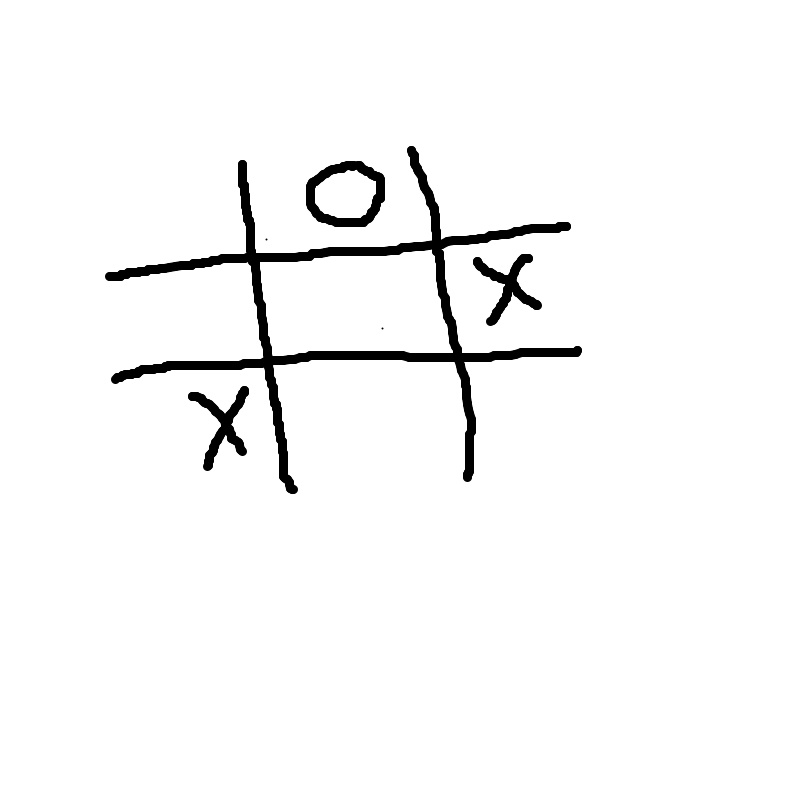
#> input picture PlanszeWejsciowe/p1.png, 800 x 800 px
$ python main.py   (older library calls are emulated)
#> lines starting #> are read from the running program, lines starting #| are printed output that depends on the picture; after the words box and inside, x2 and y2 are one past the last pixel; in counts of white or black regions, pixels touching at a corner belong together
### board_finding.py
import cv2
import numpy as np
import random

kernel = np.ones((5, 5), np.uint8)
minimalContourArea = 100

def delete_biggest_contour(contours):
    con = get_biggest_contour_index(contours)
    if con is not None and len(contours) > 1:
        contours.pop(con)


def get_biggest_contour_index(contours):
    con = None
    my_max = 0
    for i in range(len(contours)):
        if cv2.contourArea(contours[i]) > my_max:
            my_max = cv2.contourArea(contours[i])
            con = i
    return con


# [9 lines left out: function my_adaptive_canny, not called in this run]


def pre_process(image):
    result = cv2.GaussianBlur(image, (7, 7), 1)
    result = cv2.cvtColor(result, cv2.COLOR_BGRA2BGR)
    result = cv2.cvtColor(result, cv2.COLOR_BGR2GRAY)
    result = cv2.Canny(result, 50, 90, 3)
    result = cv2.adaptiveThreshold(result, 90, cv2.ADAPTIVE_THRESH_MEAN_C, cv2.THRESH_BINARY, 11, 2)
    result = cv2.morphologyEx(result, cv2.MORPH_CLOSE, kernel)
    return result


def get_approx_poly(contour):
    epsilon = cv2.arcLength(contour, True) * 0.02
    return cv2.approxPolyDP(contour, epsilon, True)


def find_and_manipulate_contours(img):
    _, contours, hierarchy = cv2.findContours(img, cv2.RETR_TREE, cv2.CHAIN_APPROX_NONE)
    assert (len(contours) > 0)
    delete_biggest_contour(contours)
    contours = [x for x in contours if
                cv2.contourArea(x) > minimalContourArea]
    return contours


def random_color():
    levels = range(128, 256, 32)
    return tuple(random.choice(levels) for _ in range(3))


def draw_contours_on_blank(img, contours):
    h, w, _ = np.shape(img)
    blank = np.zeros((h, w, 3), np.uint8)
    biggest_contour_index = get_biggest_contour_index(contours)
    if biggest_contour_index is not None:
        cv2.drawContours(blank, [contours[biggest_contour_index]], -1, (120, 140, 170), 1)
    return blank


def try_to_cut_board_coords(processed, contours):
    c = get_biggest_contour_index(contours)
    while c is not None and len(contours) > 1:
        if check_if_contour_looks_like_board(processed, contours[c]):
            break
        delete_biggest_contour(contours)
        c = get_biggest_contour_index(contours)
    if c is None:
        pass
    else:
        c = contours[c]
    x, y, w, h = cv2.boundingRect(c)
    cv2.rectangle(processed, (x, y), (x + w, y + h), random_color(), 2)

    return x, y, w, h


def check_if_contour_looks_like_board(processed, contour):
    not_valid_rect_to_hull = 2
    not_valid_threshold_w_h_ratio = 2
    contour = get_approx_poly(contour)
    x, y, w, h = cv2.boundingRect(contour)
    hull = cv2.convexHull(contour)
    rect_hull_ratio = 0
    if cv2.contourArea(hull) != 0:
        rect_hull_ratio = (w * h) / cv2.contourArea(hull)
    if rect_hull_ratio > not_valid_rect_to_hull:
        return False
    _, contours, hierarchy = cv2.findContours(processed, cv2.RETR_TREE, cv2.CHAIN_APPROX_NONE)
    if w / h > not_valid_threshold_w_h_ratio or h / w > not_valid_threshold_w_h_ratio:
        return False
    return True


def find_board(img_name):
    img_original = cv2.imread("./PlanszeWejsciowe/" + img_name)
    processed = pre_process(img_original)
    contours = find_and_manipulate_contours(processed)
    x, y, w, h = try_to_cut_board_coords(processed, contours)
    cropped = img_original[y: y + h, x: x + w]
    draw_contours_on_blank(img_original, contours)
    return cropped


def boards_finding(names):
    for i in range(len(names)):
        current_processing_name = names[i]
        found = find_board(current_processing_name)
#> in find_board, img_original is the input picture: shape (800, 800, 3); min 0, max 255, mean 247.2
#> in pre_process, `result = cv2.Canny(result, 50, 90, 3)`:
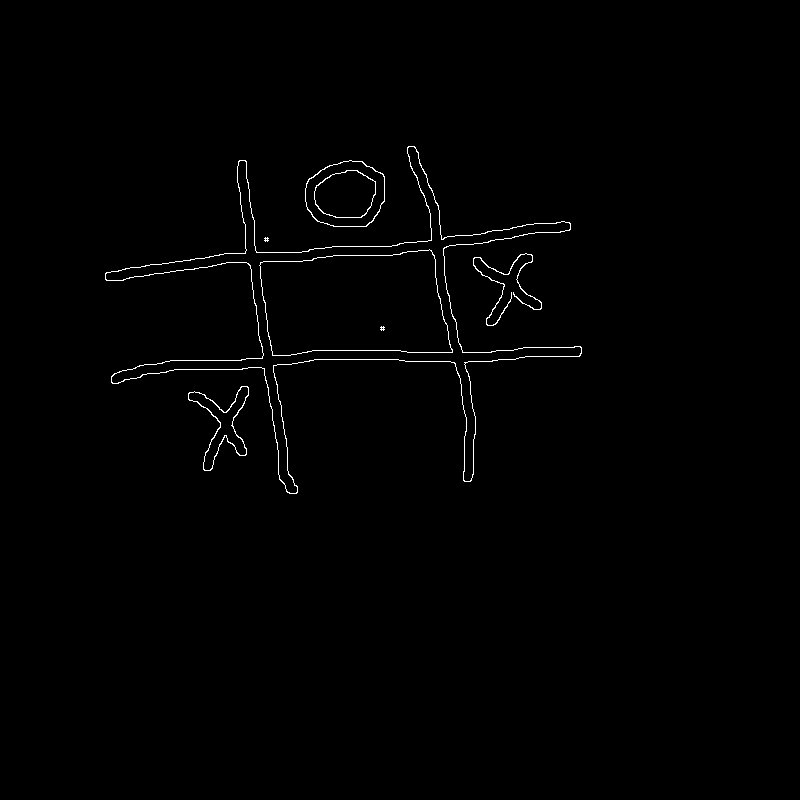
#> result: shape (800, 800); 0.71% white in thin lines or dots, all inside (x1, y1, x2, y2) = (105, 146, 582, 494)
#> in pre_process, `result = cv2.adaptiveThreshold(result, 90, cv2.ADAPTIVE_THRESH_MEAN_C,..`:
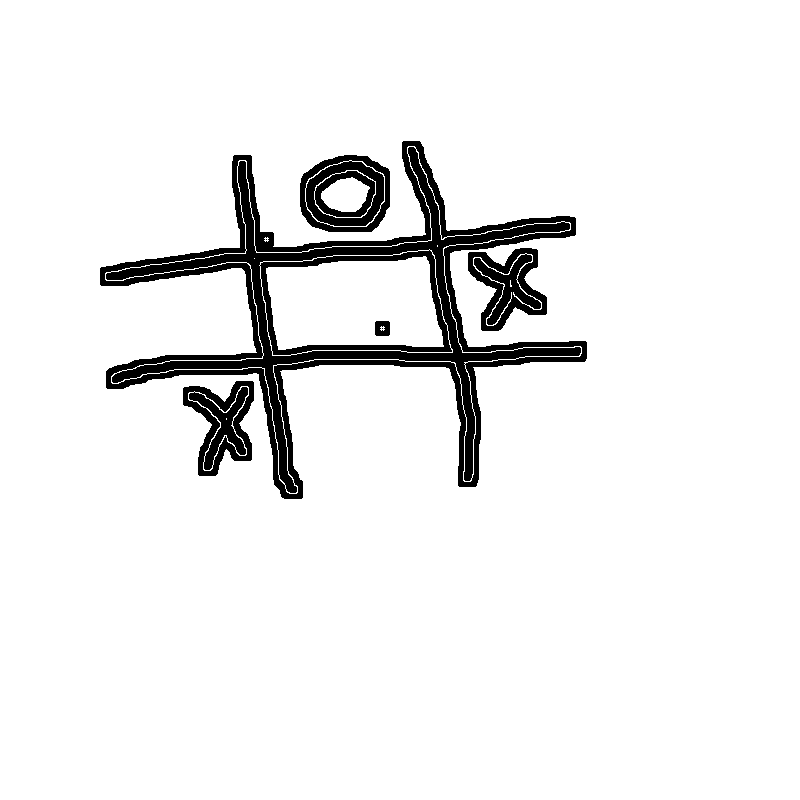
#> result: shape (800, 800); values 0 (black) and 90 (white), 93.4% white; 7 black regions (2 under 20 px), largest, box (x1, y1, x2, y2) and area: (100, 141, 587, 499) 30554, (300, 155, 390, 232) 4235, (183, 381, 254, 476) 3541, (468, 248, 547, 331) 3398, (375, 321, 390, 336) 204
#> in find_and_manipulate_contours, `_, contours, hierarchy = cv2.findContours(img, cv2.RETR_TREE, cv2.CHAI..`: contours = 26 contours, 6 with area under 20; largest, box (x1, y1, x2, y2) and area: (0, 0, 800, 800) 638401, (99, 140, 588, 500) 48816, (105, 146, 582, 494) 31557, (105, 146, 582, 494) 31384, (259, 249, 453, 356) 16844
#> the loop in get_biggest_contour_index, `for i in range(len(contours)):` made 26 passes
#> (my_max, con) on pass 1: (638401, 0)
#> after the loop in get_biggest_contour_index, `for i in range(len(contours)):`: con = 0; my_max = 638401
#> in delete_biggest_contour, `con = get_biggest_contour_index(contours)`: con = 0
#> in find_and_manipulate_contours, `contours = [x for x in contours if cv2.contourArea(x) > minimalContour..`: contours = 19 contours; largest, box (x1, y1, x2, y2) and area: (99, 140, 588, 500) 48816, (105, 146, 582, 494) 31557, (105, 146, 582, 494) 31384, (259, 249, 453, 356) 16844, (260, 250, 451, 356) 16816
#> the loop in get_biggest_contour_index (call 2), `for i in range(len(contours)):` made 19 passes
#> my_max on passes 1, 7, 13: 4115.5, 6054.5, 48816
#> in try_to_cut_board_coords, `c = get_biggest_contour_index(contours)`: c = 12
#> the loop in try_to_cut_board_coords, `while c is not None and len(contours) > 1:` made 1 pass
#> (not_valid_rect_to_hull in check_if_contour_looks_like_board, not_valid_threshold_w_h_ratio in check_if_contour_looks_like_board, x in check_if_contour_looks_like_board, y in check_if_contour_looks_like_board, w in check_if_contour_looks_like_board, h in check_if_contour_looks_like_board, rect_hull_ratio in check_if_contour_looks_like_board) on pass 1: (2, 2, 99, 140, 489, 360, 1.33)
#> in try_to_cut_board_coords, `c = contours[c]`: c = contour of 2576 points, box (x1, y1, x2, y2) (99, 140, 588, 500), area 48816
#> in try_to_cut_board_coords, `x, y, w, h = cv2.boundingRect(c)`: x = 99; y = 140; w = 489; h = 360
#> in try_to_cut_board_coords, `cv2.rectangle(processed, (x, y), (x + w, y + h), random_color(), 2)`:
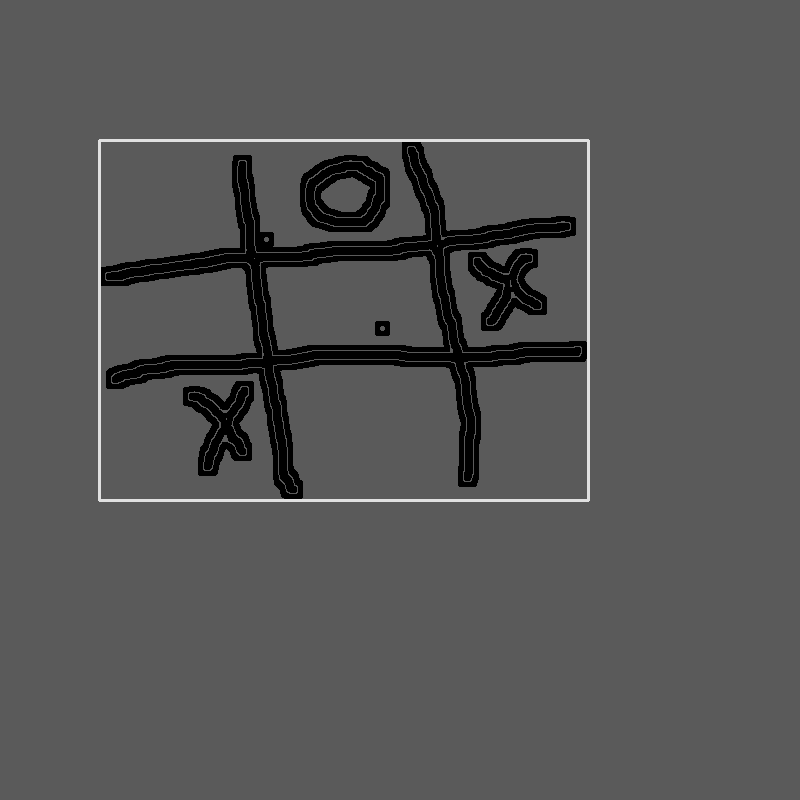
#> processed: shape (800, 800); min 0, max 224, mean 85.2
#> in find_board, `x, y, w, h = try_to_cut_board_coords(processed, contours)`: x = 99; y = 140; w = 489; h = 360
#> in find_board, `cropped = img_original[y: y + h, x: x + w]`:
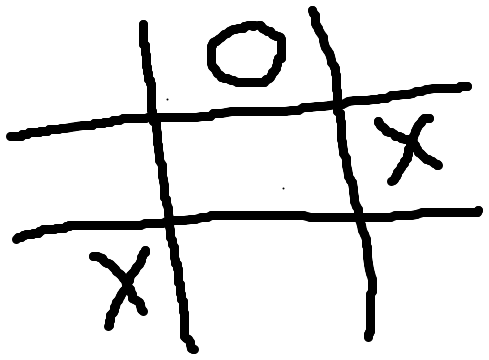
#> cropped: shape (360, 489, 3); min 0, max 255, mean 226.5
#> in draw_contours_on_blank, `biggest_contour_index = get_biggest_contour_index(contours)`: biggest_contour_index = 12
#> in draw_contours_on_blank, `cv2.drawContours(blank, [contours[biggest_contour_index]], -1, (120, 1..`:
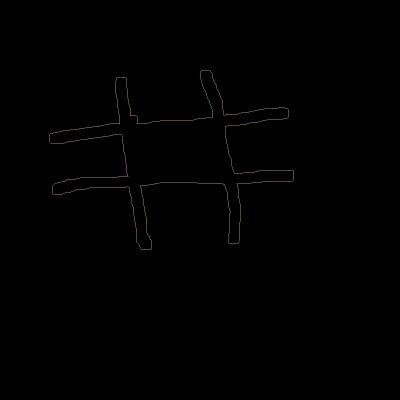
#> blank: shape (800, 800, 3) (shown at 1/2 size); mean of channels 0, 1, 2 0.5, 0.6, 0.7; drawn as B, G, R
        cv2.imwrite("./ZnalezionePlansze/" + names[i], found)
#> pass 2 of the loop in boards_finding, `for i in range(len(names)):`:
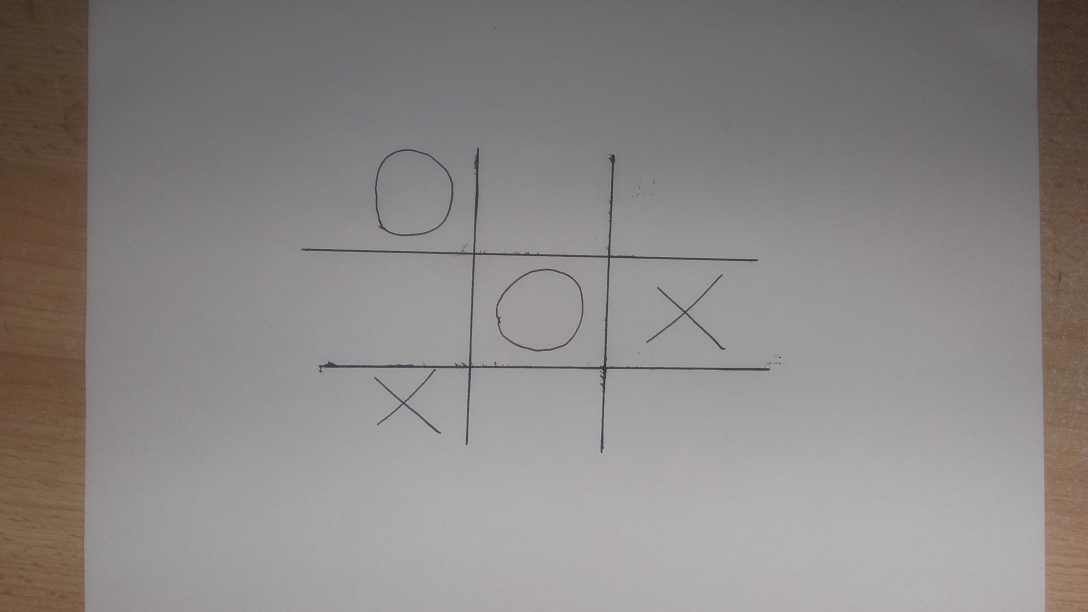
#> input picture PlanszeWejsciowe/p2.jpg, 3264 x 1836 px (shown at 1/3 size)
#> in find_board, img_original is the input picture: shape (1836, 3264, 3); mean B, G, R 133.3, 134.2, 138.8
#> in pre_process (call 2), `result = cv2.morphologyEx(result, cv2.MORPH_CLOSE, kernel)`:
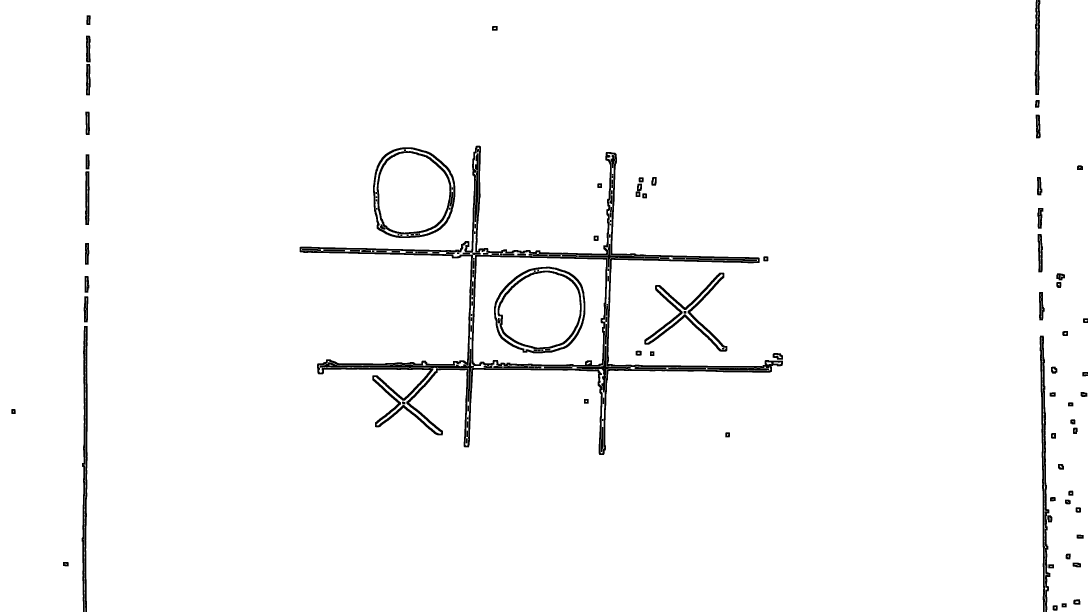
#> result: shape (1836, 3264) (shown at 1/3 size); values 0 (black) and 90 (white), 97.5% white; 71 black regions
#> in find_and_manipulate_contours (call 2), `_, contours, hierarchy = cv2.findContours(img, cv2.RETR_TREE, cv2.CHAI..`: contours = 248 contours, 53 with area under 20; largest, box (x1, y1, x2, y2) and area: (0, 0, 3264, 1836) 5960796, (898, 436, 2350, 1366) 223448, (904, 442, 2311, 1360) 164048, (1414, 764, 1824, 1101) 131626, (1420, 770, 1818, 1095) 121972
#> in find_and_manipulate_contours (call 2), `contours = [x for x in contours if cv2.contourArea(x) > minimalContour..`: contours = 125 contours; largest, box (x1, y1, x2, y2) and area: (898, 436, 2350, 1366) 223448, (904, 442, 2311, 1360) 164048, (1414, 764, 1824, 1101) 131626, (1420, 770, 1818, 1095) 121972, (1481, 799, 1757, 1061) 57781
#> the loop in try_to_cut_board_coords (call 2), `while c is not None and len(contours) > 1:` made 1 pass
#> (not_valid_rect_to_hull in check_if_contour_looks_like_board, not_valid_threshold_w_h_ratio in check_if_contour_looks_like_board, x in check_if_contour_looks_like_board, y in check_if_contour_looks_like_board, w in check_if_contour_looks_like_board, h in check_if_contour_looks_like_board, rect_hull_ratio in check_if_contour_looks_like_board) on pass 1: (2, 2, 898, 436, 1452, 930, 1.37)
#> processed: shape (1836, 3264)
#> in find_board (call 2), `x, y, w, h = try_to_cut_board_coords(processed, contours)`: x = 898; y = 436; w = 1452; h = 930
#> cropped: shape (930, 1452, 3)
#> biggest_contour_index = 59
#> in draw_contours_on_blank (call 2), `cv2.drawContours(blank, [contours[biggest_contour_index]], -1, (120, 1..`:
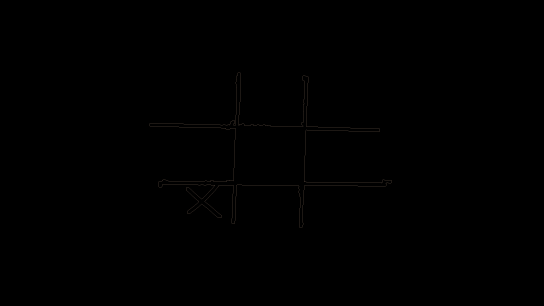
#> blank: shape (1836, 3264, 3) (shown at 1/6 size); mean of channels 0, 1, 2 0.2, 0.2, 0.2; drawn as B, G, R
#> pass 3 of the loop in boards_finding, `for i in range(len(names)):`:
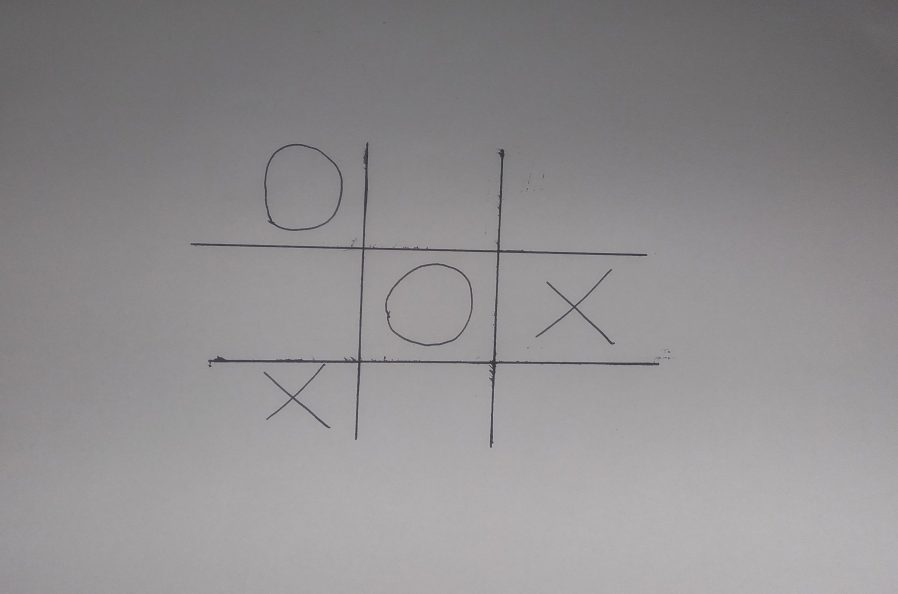
#> input picture PlanszeWejsciowe/p3.jpg, 2693 x 1781 px (shown at 1/3 size)
#> in find_board, img_original is the input picture: shape (1781, 2693, 3); mean B, G, R 143.3, 141.9, 143.9
#> in pre_process (call 3), `result = cv2.morphologyEx(result, cv2.MORPH_CLOSE, kernel)`:
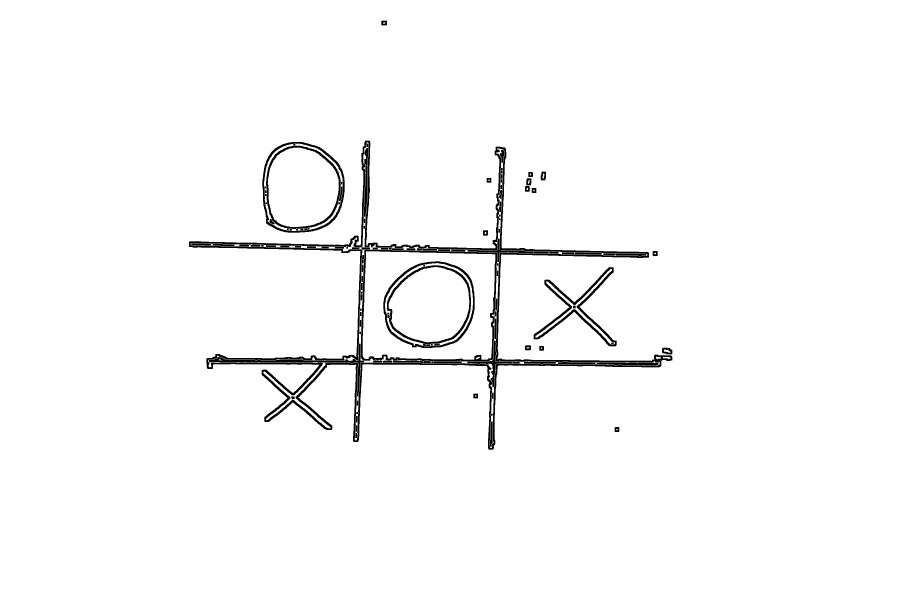
#> result: shape (1781, 2693) (shown at 1/3 size); values 0 (black) and 90 (white), 97.7% white; 30 black regions
#> in find_and_manipulate_contours (call 3), `_, contours, hierarchy = cv2.findContours(img, cv2.RETR_TREE, cv2.CHAI..`: contours = 156 contours, 13 with area under 20; largest, box (x1, y1, x2, y2) and area: (0, 0, 2693, 1781) 4791760, (566, 421, 2018, 1350) 223392, (572, 427, 1979, 1344) 165751, (1082, 748, 1492, 1085) 131627, (1088, 754, 1486, 1079) 121965
#> in find_and_manipulate_contours (call 3), `contours = [x for x in contours if cv2.contourArea(x) > minimalContour..`: contours = 83 contours; largest, box (x1, y1, x2, y2) and area: (566, 421, 2018, 1350) 223392, (572, 427, 1979, 1344) 165751, (1082, 748, 1492, 1085) 131627, (1088, 754, 1486, 1079) 121965, (1149, 783, 1425, 1045) 57780
#> processed: shape (1781, 2693)
#> in find_board (call 3), `x, y, w, h = try_to_cut_board_coords(processed, contours)`: x = 566; y = 421; h = 929
#> cropped: shape (929, 1452, 3)
#> biggest_contour_index = 21
#> in draw_contours_on_blank (call 3), `cv2.drawContours(blank, [contours[biggest_contour_index]], -1, (120, 1..`:
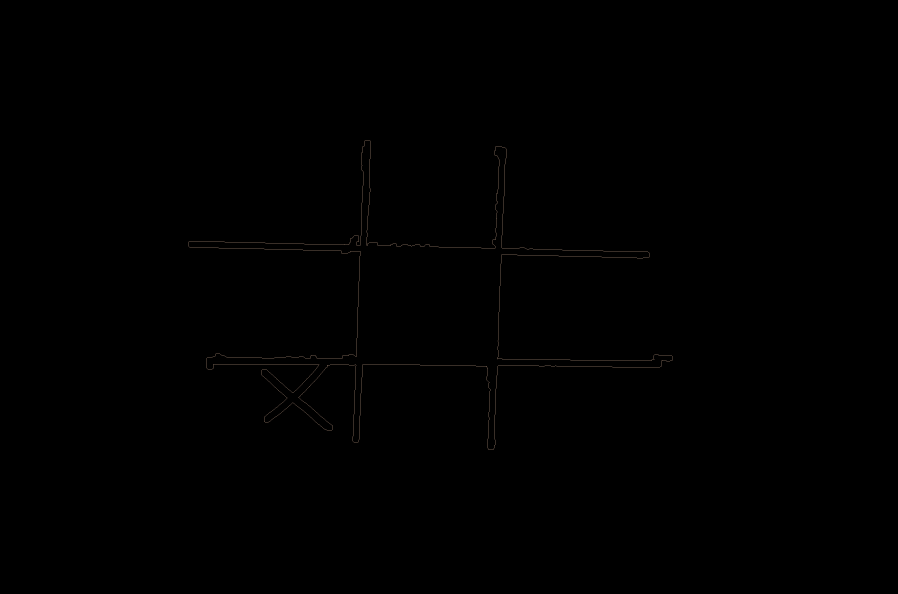
#> blank: shape (1781, 2693, 3) (shown at 1/3 size); mean of channels 0, 1, 2 0.2, 0.2, 0.3; drawn as B, G, R
#> the loop made 7 passes; the first 3 are shown

### main.py
from board_finding import *
from x_and_o_detection import *
import sys
import globals


def main():
    if len(sys.argv) > 1:
        names = [sys.argv[1]]
        globals.argument_from_command_line = True
        globals.file_name = sys.argv[1]
    else:
        names = globals.img_names

    boards_finding(names)

    games_arrays = x_and_o_detection(names)

    if globals.argument_from_command_line:
        print("Tablica wynikowa algorytmu")
        print(games_arrays[0][0])
        print(games_arrays[0][1])
        print(games_arrays[0][2])
    else:
        print("Nazwy poprawnie wykrytych zdjęć:")
        print(globals.correctly_identified_names)
        print("Nazwy niepoprawnie wykrytych zdjęć:")
        print(globals.incorrectly_identified_names)
        correct = globals.correctly_identified
        incorrect = globals.incorrectly_identified
        miss_arr = globals.mistake_array
        print("Ilości pomyłek: ")
        for i in range(len(miss_arr)):
            print(miss_arr[i], "pomyłek o ", i, "pól/pola")
        corr_fields = globals.number_of_correctly_identified_fields
        incorr_fields = globals.number_of_incorrectly_identified_fields
        print("Ilosc obrazkow testowych: ", correct + incorrect)
        print("Poprawnie wykryto pol (pojedynczych): ", corr_fields)
        print("Niepoprawnie wykryto pol (pojedynczych): ", incorr_fields)
        print("Skutecznosc w wykrywaniu pojedynczych pol: ",
              (corr_fields / (corr_fields + incorr_fields)) * 100, "%")
        print("Poprawnie wykryto plansz (calych): ", correct)
        print("Niepoprawnie wykryto (calych): ", incorrect)
        print("Procent skuteczności w wykrywaniu calych plansz: ", (correct / (correct + incorrect)) * 100, "%")


if __name__ == '__main__':
#> (the run stopped early here; a loop or call above may not have finished)
